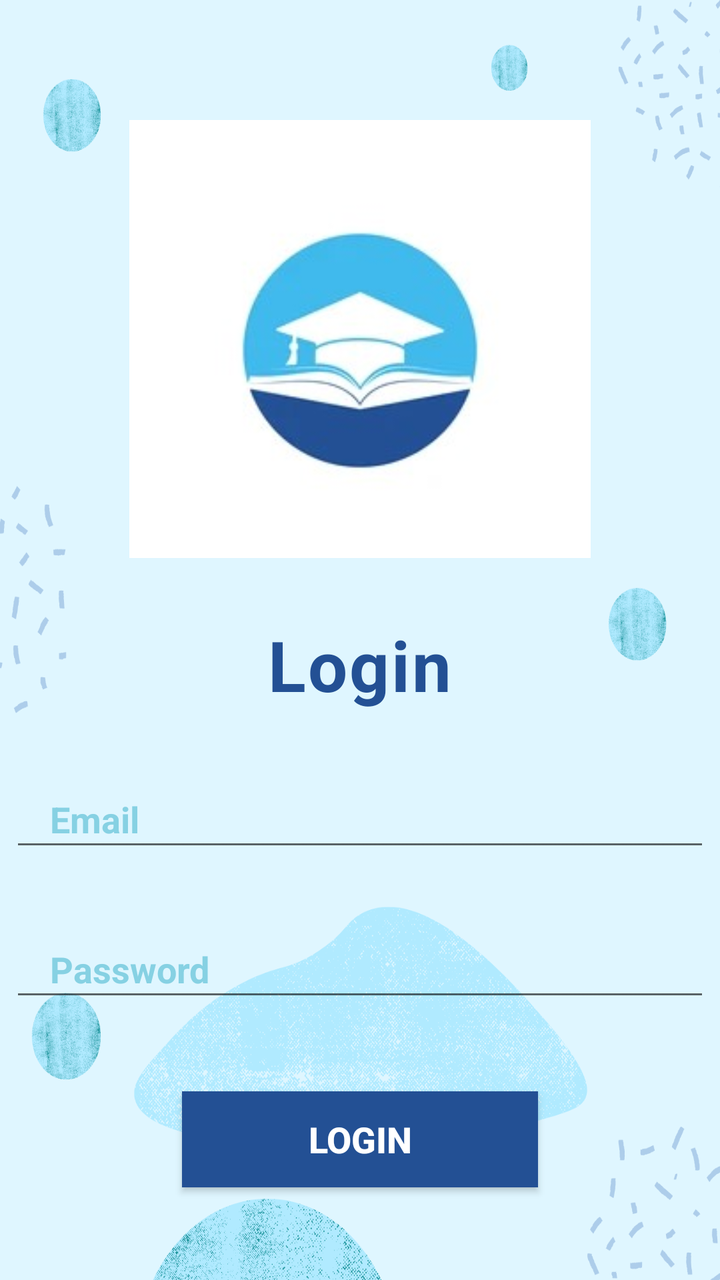
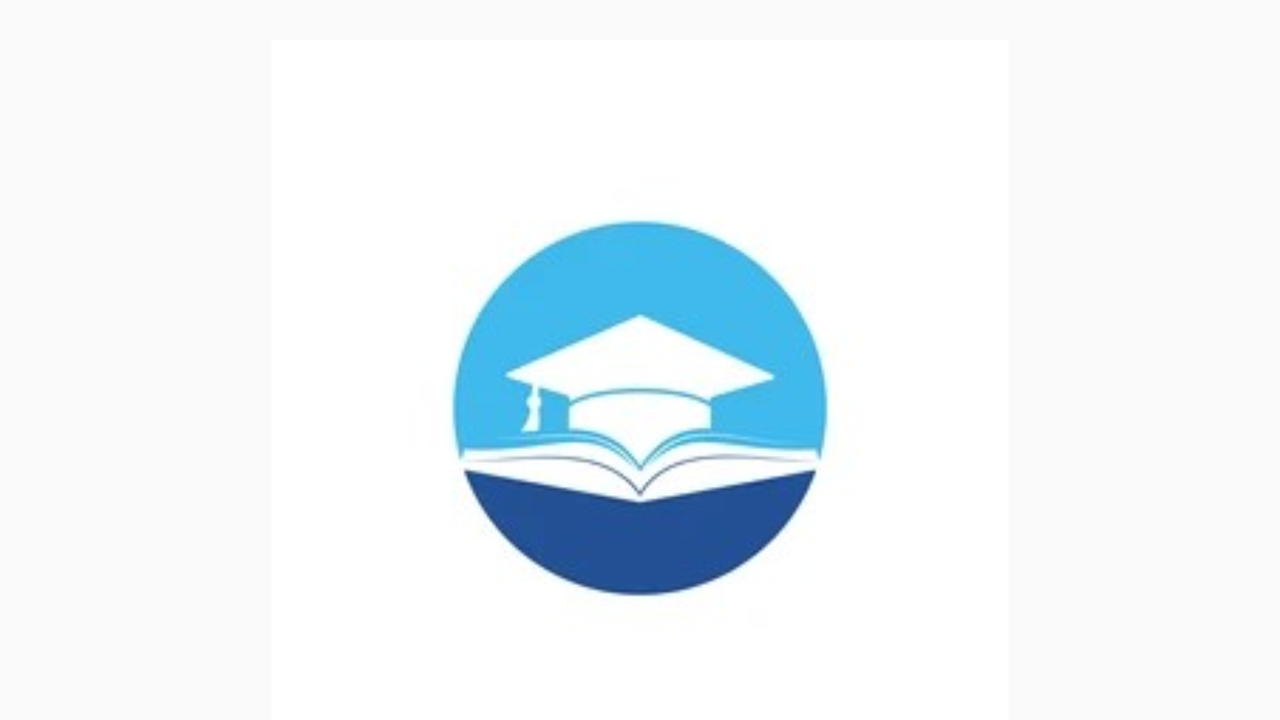

An Android layout and its configuration variant, each rendered on a device that would load it. The default file and the variant file are quoted in full after the pictures.
<!-- AndroidManifest.xml: application theme Theme.Scholarship -->
<!-- res/layout/activity_admin_login.xml -->
<?xml version="1.0" encoding="utf-8"?>
<LinearLayout xmlns:android="http://schemas.android.com/apk/res/android"
    android:layout_width="match_parent"
    android:layout_height="match_parent"
    xmlns:tools="http://schemas.android.com/tools"
    android:orientation="vertical"
    android:gravity="center_horizontal"
    android:background="@drawable/back2">

    <ImageView
        android:layout_width="400dp"
        android:layout_height="219dp"
        android:layout_marginTop="60dp"
        android:src="@drawable/admin_login" />

    <TextView
        android:layout_width="wrap_content"
        android:layout_height="wrap_content"
        android:layout_marginTop="30dp"
        android:letterSpacing="0.03"
        android:text="Login"
        android:textColor="#235094"
        android:textSize="35dp"
        android:textStyle="bold" />

    <EditText
        android:layout_width="350dp"
        android:layout_height="45dp"
        android:id="@+id/mail"
        android:text="Email"
        android:textColor="#86D1E3"
        android:textStyle="bold"
        android:layout_marginTop="30dp"
        android:paddingLeft="20dp"/>

    <EditText
        android:layout_width="350dp"
        android:layout_height="45dp"
        android:id="@+id/pass"
        android:text="Password"
        android:textColor="#86D1E3"
        android:textStyle="bold"
        android:layout_marginTop="30dp"
        android:paddingLeft="20dp"/>

    <Button
        android:id="@+id/button5"
        android:layout_width="178dp"
        android:layout_height="wrap_content"
        android:text="Login"
        android:textSize="18dp"
        android:textStyle="bold"
        android:textColor="#fff"
        android:background="#235094"
        android:layout_marginTop="40dp"/>


</LinearLayout>
<!-- resources referenced by this layout -->
<resources>
  <!-- drawable admin_login: jpg bitmap (drawable, 6581 bytes) -->
  <!-- drawable back2: png bitmap (drawable, 362144 bytes) -->
  <style name="Theme.Scholarship" parent="Theme.AppCompat.Light.NoActionBar">
          
          <item name="colorPrimary">@color/purple_500</item>
          <item name="colorPrimaryVariant">@color/purple_700</item>
          <item name="colorOnPrimary">@color/white</item>
          
          <item name="colorSecondary">@color/teal_200</item>
          <item name="colorSecondaryVariant">@color/teal_700</item>
          <item name="colorOnSecondary">@color/black</item>
          
          <item name="android:statusBarColor" tools:targetApi="l">?attr/colorPrimaryVariant</item>
          
      </style>
</resources>
<!-- res/layout-land/activity_admin_login.xml (the repository's variant of the layout above) -->
<!-- drawn on the phone turned sideways -->
<?xml version="1.0" encoding="utf-8"?>
<LinearLayout xmlns:android="http://schemas.android.com/apk/res/android"
    android:layout_width="match_parent"
    android:layout_height="match_parent"
    xmlns:tools="http://schemas.android.com/tools"
    android:orientation="vertical"
    android:gravity="center_horizontal">

    <ImageView
        android:layout_width="500dp"
        android:layout_height="350dp"
        android:src="@drawable/admin_login"
        android:layout_marginTop="20dp"/>

    <TextView
        android:layout_width="wrap_content"
        android:layout_height="wrap_content"
        android:text="Login"
        android:textColor="#86D1E3"
        android:textSize="35dp"
        android:textStyle="bold"
        android:layout_marginTop="30dp"
        android:letterSpacing="0.03"/>

    <Button
        android:id="@+id/button5"
        android:layout_width="178dp"
        android:layout_height="wrap_content"
        android:text="Login"
        android:textSize="18dp" />


</LinearLayout>
<!-- resources referenced by the variant -->
<!-- as the phone turned sideways resolves them -->
<resources>
  <!-- drawable admin_login: jpg bitmap (drawable, 6581 bytes) -->
  <style name="Theme.Scholarship" parent="Theme.AppCompat.Light.NoActionBar">
          
          <item name="colorPrimary">@color/purple_500</item>
          <item name="colorPrimaryVariant">@color/purple_700</item>
          <item name="colorOnPrimary">@color/white</item>
          
          <item name="colorSecondary">@color/teal_200</item>
          <item name="colorSecondaryVariant">@color/teal_700</item>
          <item name="colorOnSecondary">@color/black</item>
          
          <item name="android:statusBarColor" tools:targetApi="l">?attr/colorPrimaryVariant</item>
          
      </style>
</resources>
